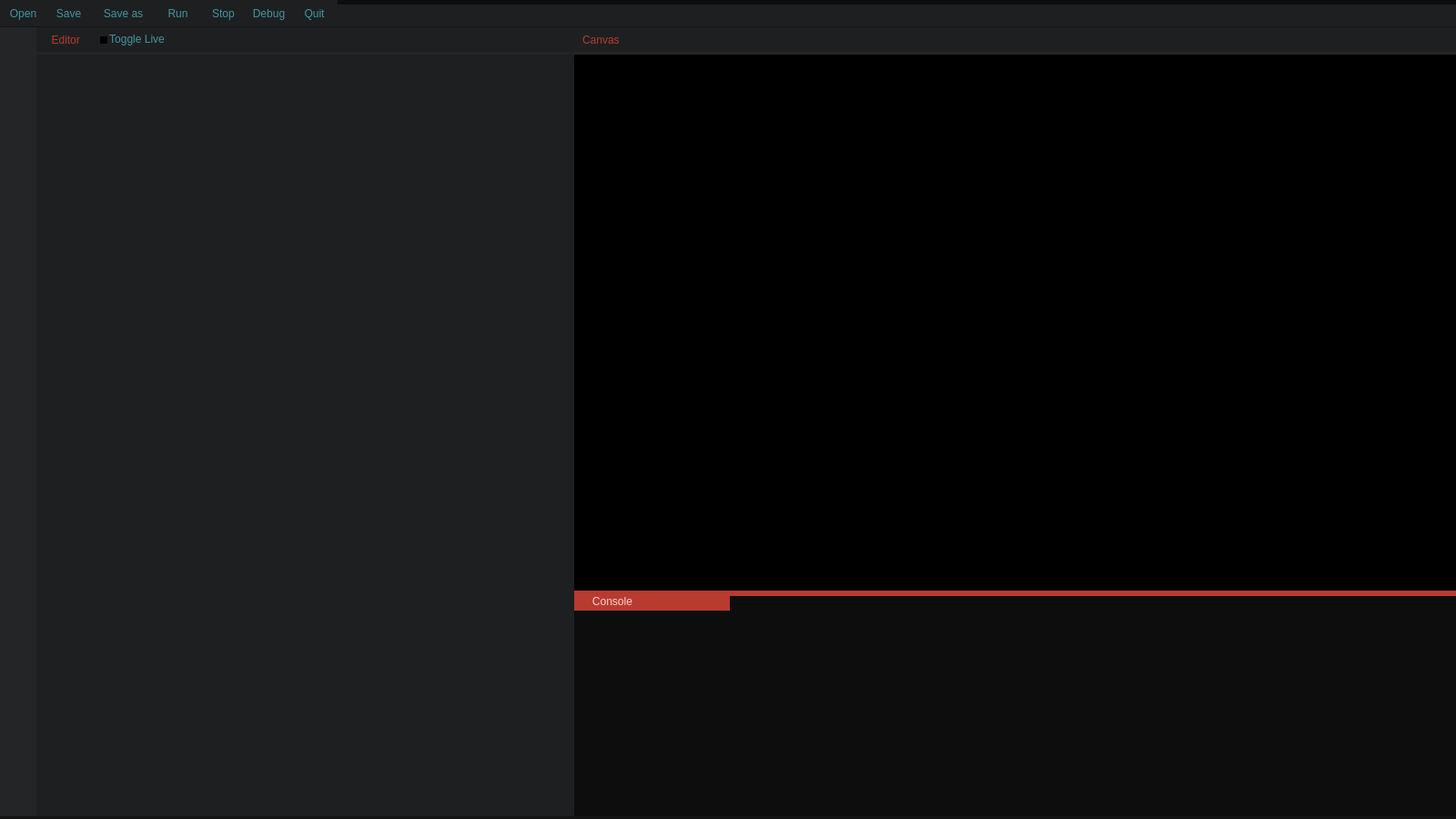
<?xml version="1.0" encoding="UTF-8"?>
<ui version="4.0">
 <class>MainWindow</class>
 <widget class="QMainWindow" name="MainWindow">
  <property name="windowModality">
   <enum>Qt::ApplicationModal</enum>
  </property>
  <property name="enabled">
   <bool>true</bool>
  </property>
  <property name="geometry">
   <rect>
    <x>0</x>
    <y>0</y>
    <width>1600</width>
    <height>900</height>
   </rect>
  </property>
  <property name="minimumSize">
   <size>
    <width>0</width>
    <height>0</height>
   </size>
  </property>
  <property name="maximumSize">
   <size>
    <width>16777215</width>
    <height>16777215</height>
   </size>
  </property>
  <property name="cursor">
   <cursorShape>ArrowCursor</cursorShape>
  </property>
  <property name="mouseTracking">
   <bool>true</bool>
  </property>
  <property name="tabletTracking">
   <bool>true</bool>
  </property>
  <property name="windowTitle">
   <string>zef IDE</string>
  </property>
  <property name="windowIcon">
   <iconset>
    <normaloff>zefLogo.png</normaloff>zefLogo.png</iconset>
  </property>
  <property name="windowOpacity">
   <double>1.000000000000000</double>
  </property>
  <property name="autoFillBackground">
   <bool>false</bool>
  </property>
  <property name="styleSheet">
   <string notr="true">background-color: rgb(0,0,0);</string>
  </property>
  <widget class="QWidget" name="centralWidget">
   <property name="mouseTracking">
    <bool>true</bool>
   </property>
   <property name="tabletTracking">
    <bool>true</bool>
   </property>
   <widget class="QToolButton" name="toolButton">
    <property name="geometry">
     <rect>
      <x>0</x>
      <y>0</y>
      <width>51</width>
      <height>29</height>
     </rect>
    </property>
    <property name="cursor">
     <cursorShape>ArrowCursor</cursorShape>
    </property>
    <property name="styleSheet">
     <string notr="true">border-style:none;
color: rgb(66, 150, 158);
background-color: rgb(29, 31, 33);</string>
    </property>
    <property name="text">
     <string>Open</string>
    </property>
   </widget>
   <widget class="QToolButton" name="toolButton_4">
    <property name="geometry">
     <rect>
      <x>100</x>
      <y>0</y>
      <width>71</width>
      <height>29</height>
     </rect>
    </property>
    <property name="cursor">
     <cursorShape>ArrowCursor</cursorShape>
    </property>
    <property name="styleSheet">
     <string notr="true">border-style:none;
color: rgb(66, 150, 158);
background-color: rgb(29, 31, 33);</string>
    </property>
    <property name="text">
     <string>Save as</string>
    </property>
   </widget>
   <widget class="QToolButton" name="toolButton_5">
    <property name="geometry">
     <rect>
      <x>170</x>
      <y>0</y>
      <width>51</width>
      <height>29</height>
     </rect>
    </property>
    <property name="cursor">
     <cursorShape>ArrowCursor</cursorShape>
    </property>
    <property name="styleSheet">
     <string notr="true">border-style:none;
color: rgb(66, 150, 158);
background-color: rgb(29, 31, 33);</string>
    </property>
    <property name="text">
     <string>Run</string>
    </property>
   </widget>
   <widget class="QToolButton" name="toolButton_6">
    <property name="geometry">
     <rect>
      <x>50</x>
      <y>0</y>
      <width>51</width>
      <height>29</height>
     </rect>
    </property>
    <property name="cursor">
     <cursorShape>ArrowCursor</cursorShape>
    </property>
    <property name="styleSheet">
     <string notr="true">border-style:none;
color: rgb(66, 150, 158);
background-color: rgb(29, 31, 33);</string>
    </property>
    <property name="text">
     <string>Save</string>
    </property>
   </widget>
   <widget class="QToolButton" name="toolButton_7">
    <property name="geometry">
     <rect>
      <x>270</x>
      <y>0</y>
      <width>51</width>
      <height>29</height>
     </rect>
    </property>
    <property name="cursor">
     <cursorShape>ArrowCursor</cursorShape>
    </property>
    <property name="styleSheet">
     <string notr="true">border-style:none;
color: rgb(66, 150, 158);
background-color: rgb(29, 31, 33);</string>
    </property>
    <property name="text">
     <string>Debug</string>
    </property>
   </widget>
   <widget class="Line" name="line">
    <property name="geometry">
     <rect>
      <x>630</x>
      <y>650</y>
      <width>971</width>
      <height>31</height>
     </rect>
    </property>
    <property name="styleSheet">
     <string notr="true">background-color: rgb(13,13,13);</string>
    </property>
    <property name="lineWidth">
     <number>1</number>
    </property>
    <property name="orientation">
     <enum>Qt::Horizontal</enum>
    </property>
   </widget>
   <widget class="QTextBrowser" name="textBrowser_2">
    <property name="geometry">
     <rect>
      <x>0</x>
      <y>60</y>
      <width>41</width>
      <height>838</height>
     </rect>
    </property>
    <property name="styleSheet">
     <string notr="true">border-style:none;
color: rgb(184, 59, 47);
background-color: rgb(35, 37, 39);
font:10pt &quot;Verdana&quot;;
margin-top: 0px;</string>
    </property>
    <property name="verticalScrollBarPolicy">
     <enum>Qt::ScrollBarAlwaysOff</enum>
    </property>
   </widget>
   <widget class="QTextBrowser" name="textBrowser_3">
    <property name="geometry">
     <rect>
      <x>630</x>
      <y>670</y>
      <width>971</width>
      <height>228</height>
     </rect>
    </property>
    <property name="baseSize">
     <size>
      <width>0</width>
      <height>0</height>
     </size>
    </property>
    <property name="mouseTracking">
     <bool>true</bool>
    </property>
    <property name="focusPolicy">
     <enum>Qt::StrongFocus</enum>
    </property>
    <property name="styleSheet">
     <string notr="true">background-color: rgb(13,13,13);
border-style:none;
border-width:0px;
color: rgb(66, 150, 158);
padding-left:15px;
padding-top:5px;
padding-bottom:10px;

 </string>
    </property>
    <property name="frameShadow">
     <enum>QFrame::Sunken</enum>
    </property>
    <property name="cursorWidth">
     <number>1</number>
    </property>
    <property name="textInteractionFlags">
     <set>Qt::TextSelectableByKeyboard|Qt::TextSelectableByMouse</set>
    </property>
   </widget>
   <widget class="QToolButton" name="toolButton_9">
    <property name="geometry">
     <rect>
      <x>320</x>
      <y>0</y>
      <width>51</width>
      <height>29</height>
     </rect>
    </property>
    <property name="cursor">
     <cursorShape>ArrowCursor</cursorShape>
    </property>
    <property name="styleSheet">
     <string notr="true">border-style:none;
color: rgb(66, 150, 158);
background-color: rgb(29, 31, 33);</string>
    </property>
    <property name="text">
     <string>Quit</string>
    </property>
   </widget>
   <widget class="MyGLWidget" name="widget" native="true">
    <property name="geometry">
     <rect>
      <x>630</x>
      <y>60</y>
      <width>2000</width>
      <height>971</height>
     </rect>
    </property>
    <property name="mouseTracking">
     <bool>true</bool>
    </property>
    <property name="tabletTracking">
     <bool>true</bool>
    </property>
   </widget>
   <widget class="QPlainTextEdit" name="plainTextEdit">
    <property name="geometry">
     <rect>
      <x>40</x>
      <y>60</y>
      <width>591</width>
      <height>838</height>
     </rect>
    </property>
    <property name="styleSheet">
     <string notr="true">background-color: rgb(29, 31, 33);
font: 10pt &quot;Verdana&quot;;
color:rgb(100,100,100);
border-style:none;
padding-left:5px;
padding-bottom:5px;
</string>
    </property>
    <property name="lineWrapMode">
     <enum>QPlainTextEdit::NoWrap</enum>
    </property>
    <property name="plainText">
     <string/>
    </property>
    <property name="tabStopDistance">
     <double>20.000000000000000</double>
    </property>
   </widget>
   <widget class="QLabel" name="label_2">
    <property name="geometry">
     <rect>
      <x>0</x>
      <y>30</y>
      <width>641</width>
      <height>27</height>
     </rect>
    </property>
    <property name="styleSheet">
     <string notr="true">border-style:none;
color: rgb(184, 59, 47);
background-color: rgb(29, 31, 33);</string>
    </property>
    <property name="text">
     <string>                 Editor</string>
    </property>
   </widget>
   <widget class="QLabel" name="label_5">
    <property name="geometry">
     <rect>
      <x>0</x>
      <y>0</y>
      <width>1601</width>
      <height>20</height>
     </rect>
    </property>
    <property name="styleSheet">
     <string notr="true">border-style:none;
color: rgb(184, 59, 47);
background-color: rgb(13,13,13);</string>
    </property>
    <property name="text">
     <string/>
    </property>
   </widget>
   <widget class="Line" name="line_2">
    <property name="geometry">
     <rect>
      <x>0</x>
      <y>5</y>
      <width>1601</width>
      <height>51</height>
     </rect>
    </property>
    <property name="styleSheet">
     <string notr="true">background-color: rgb(29, 31, 33);</string>
    </property>
    <property name="lineWidth">
     <number>1</number>
    </property>
    <property name="orientation">
     <enum>Qt::Horizontal</enum>
    </property>
   </widget>
   <widget class="QLabel" name="label_6">
    <property name="geometry">
     <rect>
      <x>-100</x>
      <y>30</y>
      <width>1601</width>
      <height>21</height>
     </rect>
    </property>
    <property name="styleSheet">
     <string notr="true">border-style:none;
color: rgb(184, 59, 47);
background-color: rgb(21, 21, 21);</string>
    </property>
    <property name="text">
     <string/>
    </property>
   </widget>
   <widget class="QLabel" name="label_3">
    <property name="geometry">
     <rect>
      <x>640</x>
      <y>30</y>
      <width>961</width>
      <height>27</height>
     </rect>
    </property>
    <property name="styleSheet">
     <string notr="true">border-style:none;
color: rgb(184, 59, 47);
background-color: rgb(29, 31, 33);</string>
    </property>
    <property name="text">
     <string>Canvas</string>
    </property>
   </widget>
   <widget class="QLabel" name="label_7">
    <property name="geometry">
     <rect>
      <x>-110</x>
      <y>40</y>
      <width>1711</width>
      <height>20</height>
     </rect>
    </property>
    <property name="styleSheet">
     <string notr="true">background-color: rgb(35, 37, 39);</string>
    </property>
    <property name="text">
     <string/>
    </property>
   </widget>
   <widget class="QLabel" name="label">
    <property name="geometry">
     <rect>
      <x>631</x>
      <y>650</y>
      <width>171</width>
      <height>21</height>
     </rect>
    </property>
    <property name="cursor">
     <cursorShape>ArrowCursor</cursorShape>
    </property>
    <property name="styleSheet">
     <string notr="true">color: rgb(255, 210, 210);
background-color: rgb(184, 59, 47);
border-style:none;</string>
    </property>
    <property name="inputMethodHints">
     <set>Qt::ImhNone</set>
    </property>
    <property name="text">
     <string>      Console   </string>
    </property>
   </widget>
   <widget class="QLabel" name="label_10">
    <property name="geometry">
     <rect>
      <x>0</x>
      <y>30</y>
      <width>40</width>
      <height>31</height>
     </rect>
    </property>
    <property name="styleSheet">
     <string notr="true">background-color: rgb(35, 37, 39);
border-style: none;</string>
    </property>
    <property name="text">
     <string/>
    </property>
   </widget>
   <widget class="QToolButton" name="toolButton_10">
    <property name="geometry">
     <rect>
      <x>120</x>
      <y>33</y>
      <width>61</width>
      <height>20</height>
     </rect>
    </property>
    <property name="cursor">
     <cursorShape>ArrowCursor</cursorShape>
    </property>
    <property name="styleSheet">
     <string notr="true">border-style:none;
color: rgb(66, 150, 158);
background-color: rgb(29, 31, 33);</string>
    </property>
    <property name="text">
     <string>Toggle Live</string>
    </property>
   </widget>
   <widget class="QLabel" name="label_11">
    <property name="geometry">
     <rect>
      <x>110</x>
      <y>40</y>
      <width>8</width>
      <height>8</height>
     </rect>
    </property>
    <property name="text">
     <string/>
    </property>
   </widget>
   <widget class="QToolButton" name="toolButton_11">
    <property name="geometry">
     <rect>
      <x>220</x>
      <y>0</y>
      <width>51</width>
      <height>29</height>
     </rect>
    </property>
    <property name="cursor">
     <cursorShape>ArrowCursor</cursorShape>
    </property>
    <property name="styleSheet">
     <string notr="true">border-style:none;
color: rgb(66, 150, 158);
background-color: rgb(29, 31, 33);</string>
    </property>
    <property name="text">
     <string>Stop</string>
    </property>
   </widget>
   <widget class="QLabel" name="label_9">
    <property name="geometry">
     <rect>
      <x>631</x>
      <y>649</y>
      <width>971</width>
      <height>6</height>
     </rect>
    </property>
    <property name="styleSheet">
     <string notr="true">border-style:none;
background-color: rgb(184, 59, 47);</string>
    </property>
    <property name="text">
     <string/>
    </property>
   </widget>
   <widget class="QTextBrowser" name="textBrowser_4">
    <property name="geometry">
     <rect>
      <x>0</x>
      <y>897</y>
      <width>1621</width>
      <height>3</height>
     </rect>
    </property>
    <property name="styleSheet">
     <string notr="true">border-style:none;
color: rgb(184, 59, 47);
background-color: rgb(20,20,20);
font:8pt &quot;Verdana&quot;;
margin-top: 0px;</string>
    </property>
    <property name="verticalScrollBarPolicy">
     <enum>Qt::ScrollBarAlwaysOff</enum>
    </property>
   </widget>
   <zorder>label_7</zorder>
   <zorder>label_5</zorder>
   <zorder>line_2</zorder>
   <zorder>label_6</zorder>
   <zorder>toolButton_5</zorder>
   <zorder>toolButton</zorder>
   <zorder>toolButton_9</zorder>
   <zorder>toolButton_6</zorder>
   <zorder>toolButton_7</zorder>
   <zorder>toolButton_4</zorder>
   <zorder>widget</zorder>
   <zorder>label_2</zorder>
   <zorder>label_3</zorder>
   <zorder>textBrowser_2</zorder>
   <zorder>textBrowser_3</zorder>
   <zorder>line</zorder>
   <zorder>plainTextEdit</zorder>
   <zorder>label_10</zorder>
   <zorder>toolButton_10</zorder>
   <zorder>label_11</zorder>
   <zorder>toolButton_11</zorder>
   <zorder>label_9</zorder>
   <zorder>label</zorder>
   <zorder>textBrowser_4</zorder>
  </widget>
 </widget>
 <layoutdefault spacing="6" margin="11"/>
 <customwidgets>
  <customwidget>
   <class>MyGLWidget</class>
   <extends>QWidget</extends>
   <header location="global">zefopengl.h</header>
   <container>1</container>
   <slots>
    <slot>setXRotation(int)</slot>
    <slot>setZRotation(int)</slot>
    <slot>setYRotation(int)</slot>
   </slots>
  </customwidget>
 </customwidgets>
 <resources/>
 <connections>
  <connection>
   <sender>toolButton_9</sender>
   <signal>clicked()</signal>
   <receiver>MainWindow</receiver>
   <slot>close()</slot>
   <hints>
    <hint type="sourcelabel">
     <x>458</x>
     <y>10</y>
    </hint>
    <hint type="destinationlabel">
     <x>541</x>
     <y>3</y>
    </hint>
   </hints>
  </connection>
 </connections>
</ui>
